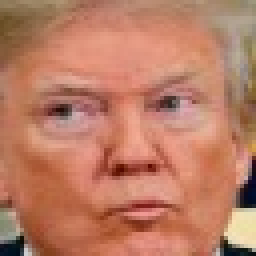
#> input picture faces_dataset/trump/0_1077.jpg, 64 x 64 px (shown 4 times larger); its folder holds only this picture in this run
$ python main.py
#> lines starting #> are read from the running program, lines starting #| are printed output that depends on the picture; after the words box and inside, x2 and y2 are one past the last pixel; in counts of white or black regions, pixels touching at a corner belong together; long printed decimals are rounded
import cv2
import os
import numpy as np
from tkinter import Tk
from tkinter.filedialog import askopenfilename

def prepare_training_data(data_folder_path):
#> called with data_folder_path = 'faces_dataset'
    faces = []
    labels = []
    label_map = {}
    label_count = 0

    for person_name in os.listdir(data_folder_path):
        person_path = os.path.join(data_folder_path, person_name)
        if not os.path.isdir(person_path):
            continue

        label_map[label_count] = person_name

        for image_name in os.listdir(person_path):
            image_path = os.path.join(person_path, image_name)
            # Read the image in grayscale
            image = cv2.imread(image_path, cv2.IMREAD_GRAYSCALE)
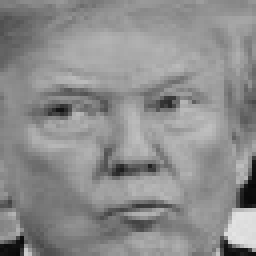
#> image: shape (64, 64) (shown 4 times larger); min 8, max 228, mean 140.5
            if image is None:
                print(f"Warning: Unable to read {image_path}")
                continue
            faces.append(image)
            labels.append(label_count)

        label_count += 1

    return faces, labels, label_map

def train_recognizer(faces, labels):
    face_recognizer = cv2.face.LBPHFaceRecognizer_create()
    face_recognizer.train(faces, np.array(labels))
    return face_recognizer

def recognize_faces(test_image_path, face_recognizer, label_map):
    test_img = cv2.imread(test_image_path)
    if test_img is None:
        print(f"Error: Could not read {test_image_path}")
        return

    gray = cv2.cvtColor(test_img, cv2.COLOR_BGR2GRAY)

    # Load Haar cascade for face detection
    face_cascade = cv2.CascadeClassifier(cv2.data.haarcascades + "haarcascade_frontalface_default.xml")

    faces_rects = face_cascade.detectMultiScale(gray, scaleFactor=1.2, minNeighbors=5)

    for (x, y, w, h) in faces_rects:
        roi = gray[y:y+h, x:x+w]
        label, confidence = face_recognizer.predict(roi)
        print(f"Recognized: {label_map[label]} with confidence {confidence}")

        # Draw rectangle around face
        cv2.rectangle(test_img, (x, y), (x+w, y+h), (0, 255, 0), 2)
        # Write label and confidence
        cv2.putText(test_img, f"{label_map[label]} ({int(confidence)})", (x, y - 10),
                    cv2.FONT_HERSHEY_SIMPLEX, 0.4, (0, 255, 0), 2)

    cv2.imshow("Face Recognition", test_img)
    cv2.waitKey(0)
    cv2.destroyAllWindows()

if __name__ == "__main__":
    data_folder = "faces_dataset"  # Folder containing subfolders of person images

    print("Preparing training data...")
    faces, labels, label_map = prepare_training_data(data_folder)
#> faces = 1 item; labels = [0]; label_map = {0: 'trump'}

    print("Training recognizer...")
    face_recognizer = train_recognizer(faces, labels)

    # Open a file dialog to select the test image
    print("Please select a test image file...")
    Tk().withdraw()  # Hide the root Tk window
    test_image = askopenfilename(title="Select Test Image", filetypes=[("Image files", "*.jpg *.jpeg *.png")])
#> the answer given: faces_dataset/trump/0_1077.jpg

    if test_image:
        print(f"Running face recognition on: {test_image}")
        recognize_faces(test_image, face_recognizer, label_map)
#> in recognize_faces, test_img is the input picture: shape (64, 64, 3); mean B, G, R 100.4, 124.5, 187.3
#> in recognize_faces, `faces_rects = face_cascade.detectMultiScale(gray, scaleFactor=1.2, min..`: faces_rects = [[4, 4, 57, 57]]
#> the loop in recognize_faces, `for (x, y, w, h) in faces_rects:` made 1 pass
#> (x, y, w, h, label, confidence) on pass 1: (4, 4, 57, 57, 0, 82.41)
#| Recognized: trump with confidence 82.405
#> pass 1, in recognize_faces, `roi = gray[y:y+h, x:x+w]`:
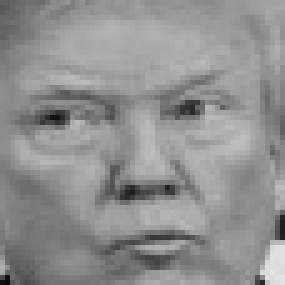
#> roi: shape (57, 57) (shown 5 times larger); min 11, max 228, mean 144.1
#> after the loop in recognize_faces, `for (x, y, w, h) in faces_rects:`:
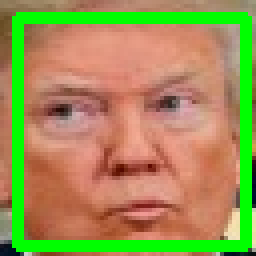
#> test_img: shape (64, 64, 3) (shown 4 times larger); 16.6% of pixels changed, all inside (x1, y1, x2, y2) = (3, 3, 63, 63)
    else:
        print("No file selected. Exiting.")

$ run again, on faces_dataset/trump/0_1126.jpg
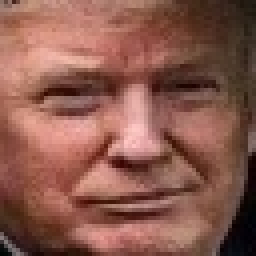
#> input picture faces_dataset/trump/0_1126.jpg, 64 x 64 px (shown 4 times larger)
#> in prepare_training_data, `image = cv2.imread(image_path, cv2.IMREAD_GRAYSCALE)`:
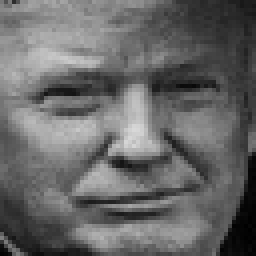
#> image: shape (64, 64) (shown 4 times larger); min 0, max 216, mean 103.2
#> faces = 1 item; labels = [0]; label_map = {0: 'trump'}
#> in recognize_faces, test_img is the input picture: shape (64, 64, 3); mean B, G, R 77.9, 90.1, 138.7
#> faces_rects = ()

$ run again, on faces_dataset/trump/0_1194.jpg
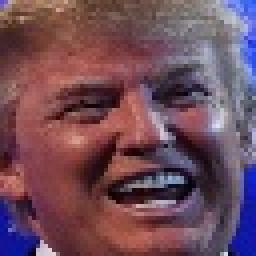
#> input picture faces_dataset/trump/0_1194.jpg, 64 x 64 px (shown 4 times larger)
#> in prepare_training_data, `image = cv2.imread(image_path, cv2.IMREAD_GRAYSCALE)`:
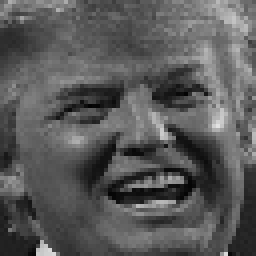
#> image: shape (64, 64) (shown 4 times larger); min 2, max 226, mean 89.1
#> faces = 1 item; labels = [0]; label_map = {0: 'trump'}
#> in recognize_faces, test_img is the input picture: shape (64, 64, 3); mean B, G, R 90.3, 77.1, 112.2
#> faces_rects = ()
